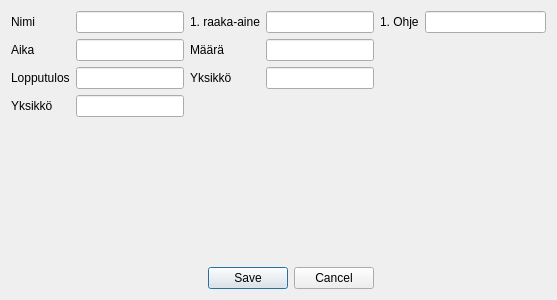
<?xml version="1.0" encoding="UTF-8"?>
<ui version="4.0">
 <class>Dialog</class>
 <widget class="QDialog" name="Dialog">
  <property name="geometry">
   <rect>
    <x>0</x>
    <y>0</y>
    <width>557</width>
    <height>300</height>
   </rect>
  </property>
  <property name="windowTitle">
   <string>Dialog</string>
  </property>
  <layout class="QGridLayout" name="gridLayout">
   <item row="0" column="0">
    <layout class="QFormLayout" name="formLayout">
     <item row="0" column="0">
      <widget class="QLabel" name="nimiLabel">
       <property name="text">
        <string>Nimi</string>
       </property>
      </widget>
     </item>
     <item row="0" column="1">
      <widget class="QLineEdit" name="dialogName"/>
     </item>
     <item row="1" column="0">
      <widget class="QLabel" name="aikaLabel">
       <property name="text">
        <string>Aika</string>
       </property>
      </widget>
     </item>
     <item row="1" column="1">
      <widget class="QLineEdit" name="dialogTime"/>
     </item>
     <item row="2" column="0">
      <widget class="QLabel" name="lopputulosLabel">
       <property name="text">
        <string>Lopputulos</string>
       </property>
      </widget>
     </item>
     <item row="2" column="1">
      <widget class="QLineEdit" name="dialogOutcomeSize"/>
     </item>
     <item row="3" column="0">
      <widget class="QLabel" name="yksikkLabel">
       <property name="text">
        <string>Yksikkö</string>
       </property>
      </widget>
     </item>
     <item row="3" column="1">
      <widget class="QLineEdit" name="dialogOutcomeUnit"/>
     </item>
    </layout>
   </item>
   <item row="0" column="1">
    <layout class="QFormLayout" name="formLayout_2">
     <item row="0" column="0">
      <widget class="QLabel" name="ensimmInenRaakaAineLabel">
       <property name="text">
        <string>1. raaka-aine</string>
       </property>
      </widget>
     </item>
     <item row="0" column="1">
      <widget class="QLineEdit" name="dialogIngredient"/>
     </item>
     <item row="1" column="0">
      <widget class="QLabel" name="mRLabel">
       <property name="text">
        <string>Määrä</string>
       </property>
      </widget>
     </item>
     <item row="1" column="1">
      <widget class="QLineEdit" name="DialogQuantity"/>
     </item>
     <item row="2" column="0">
      <widget class="QLabel" name="yksikkLabel_2">
       <property name="text">
        <string>Yksikkö</string>
       </property>
      </widget>
     </item>
     <item row="2" column="1">
      <widget class="QLineEdit" name="dialogUnit"/>
     </item>
    </layout>
   </item>
   <item row="0" column="2">
    <layout class="QFormLayout" name="formLayout_3">
     <item row="0" column="0">
      <widget class="QLabel" name="ekaOhjeLabel">
       <property name="text">
        <string>1. Ohje</string>
       </property>
      </widget>
     </item>
     <item row="0" column="1">
      <widget class="QLineEdit" name="dialogInstruction"/>
     </item>
    </layout>
   </item>
   <item row="1" column="0" colspan="2">
    <widget class="QDialogButtonBox" name="createRecipe">
     <property name="orientation">
      <enum>Qt::Horizontal</enum>
     </property>
     <property name="standardButtons">
      <set>QDialogButtonBox::Cancel|QDialogButtonBox::Save</set>
     </property>
    </widget>
   </item>
  </layout>
 </widget>
 <resources/>
 <connections>
  <connection>
   <sender>createRecipe</sender>
   <signal>accepted()</signal>
   <receiver>Dialog</receiver>
   <slot>accept()</slot>
   <hints>
    <hint type="sourcelabel">
     <x>248</x>
     <y>254</y>
    </hint>
    <hint type="destinationlabel">
     <x>157</x>
     <y>274</y>
    </hint>
   </hints>
  </connection>
  <connection>
   <sender>createRecipe</sender>
   <signal>rejected()</signal>
   <receiver>Dialog</receiver>
   <slot>reject()</slot>
   <hints>
    <hint type="sourcelabel">
     <x>316</x>
     <y>260</y>
    </hint>
    <hint type="destinationlabel">
     <x>286</x>
     <y>274</y>
    </hint>
   </hints>
  </connection>
 </connections>
</ui>
